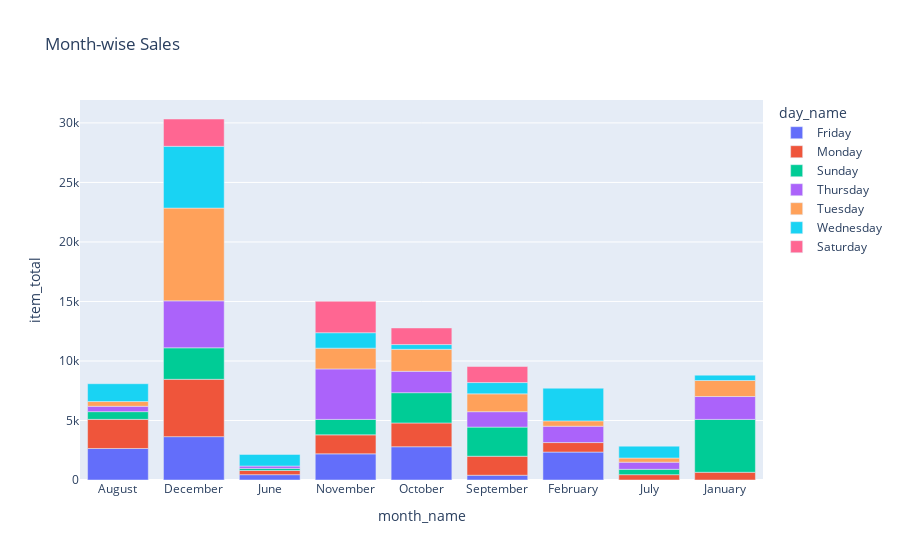

This figure's notebook cell:
### Code cell
fig = px.bar(df_days, x="month_name", y="item_total", color="day_name", title="Month-wise Sales")
fig.show()

### Figure 1 — Plotly figure (JSON) as saved in the notebook; plotly's stock layout.template omitted (floating-point values rounded to 4 significant figures)
{"data": [{"alignmentgroup": "True", "hovertemplate": "day_name=Friday<br>month_name=%{x}<br>item_total=%{y}<extra></extra>", "legendgroup": "Friday", "marker": {"color": "#636efa", "pattern": {"shape": ""}}, "name": "Friday", "offsetgroup": "Friday", "orientation": "v", "showlegend": true, "textposition": "auto", "type": "bar", "x": ["August", "December", "June", "November", "October", "September", "February"], "xaxis": "x", "y": [2647, 3642, 449, 2197, 2794, 399, 2347], "yaxis": "y"}, {"alignmentgroup": "True", "hovertemplate": "day_name=Monday<br>month_name=%{x}<br>item_total=%{y}<extra></extra>", "legendgroup": "Monday", "marker": {"color": "#EF553B", "pattern": {"shape": ""}}, "name": "Monday", "offsetgroup": "Monday", "orientation": "v", "showlegend": true, "textposition": "auto", "type": "bar", "x": ["August", "December", "July", "June", "November", "October", "September", "February", "January"], "xaxis": "x", "y": [2448, 4818, 449, 349, 1596, 1997, 1597, 798, 649], "yaxis": "y"}, {"alignmentgroup": "True", "hovertemplate": "day_name=Sunday<br>month_name=%{x}<br>item_total=%{y}<extra></extra>", "legendgroup": "Sunday", "marker": {"color": "#00cc96", "pattern": {"shape": ""}}, "name": "Sunday", "offsetgroup": "Sunday", "orientation": "v", "showlegend": true, "textposition": "auto", "type": "bar", "x": ["August", "December", "July", "June", "November", "October", "September", "January"], "xaxis": "x", "y": [649, 2646, 449, 175, 1297, 2545, 2447, 4442], "yaxis": "y"}, {"alignmentgroup": "True", "hovertemplate": "day_name=Thursday<br>month_name=%{x}<br>item_total=%{y}<extra></extra>", "legendgroup": "Thursday", "marker": {"color": "#ab63fa", "pattern": {"shape": ""}}, "name": "Thursday", "offsetgroup": "Thursday", "orientation": "v", "showlegend": true, "textposition": "auto", "type": "bar", "x": ["August", "December", "July", "June", "November", "October", "September", "February", "January"], "xaxis": "x", "y": [449, 3945, 599, 200, 4242, 1797, 1297, 1373, 1922], "yaxis": "y"}, {"alignmentgroup": "True", "hovertemplate": "day_name=Tuesday<br>month_name=%{x}<br>item_total=%{y}<extra></extra>", "legendgroup": "Tuesday", "marker": {"color": "#FFA15A", "pattern": {"shape": ""}}, "name": "Tuesday", "offsetgroup": "Tuesday", "orientation": "v", "showlegend": true, "textposition": "auto", "type": "bar", "x": ["August", "December", "July", "November", "October", "September", "February", "January"], "xaxis": "x", "y": [399, 7794, 349, 1746, 1846, 1498, 449, 1347], "yaxis": "y"}, {"alignmentgroup": "True", "hovertemplate": "day_name=Wednesday<br>month_name=%{x}<br>item_total=%{y}<extra></extra>", "legendgroup": "Wednesday", "marker": {"color": "#19d3f3", "pattern": {"shape": ""}}, "name": "Wednesday", "offsetgroup": "Wednesday", "orientation": "v", "showlegend": true, "textposition": "auto", "type": "bar", "x": ["August", "December", "July", "June", "November", "October", "September", "February", "January"], "xaxis": "x", "y": [1497, 5190, 998, 974, 1297, 399, 948, 2746, 449], "yaxis": "y"}, {"alignmentgroup": "True", "hovertemplate": "day_name=Saturday<br>month_name=%{x}<br>item_total=%{y}<extra></extra>", "legendgroup": "Saturday", "marker": {"color": "#FF6692", "pattern": {"shape": ""}}, "name": "Saturday", "offsetgroup": "Saturday", "orientation": "v", "showlegend": true, "textposition": "auto", "type": "bar", "x": ["December", "November", "October", "September"], "xaxis": "x", "y": [2295, 2644, 1397, 1347], "yaxis": "y"}], "layout": {"barmode": "relative", "legend": {"title": {"text": "day_name"}, "tracegroupgap": 0}, "title": {"text": "Month-wise Sales"}, "xaxis": {"anchor": "y", "domain": [0, 1], "title": {"text": "month_name"}}, "yaxis": {"anchor": "x", "domain": [0, 1], "title": {"text": "item_total"}}}}
